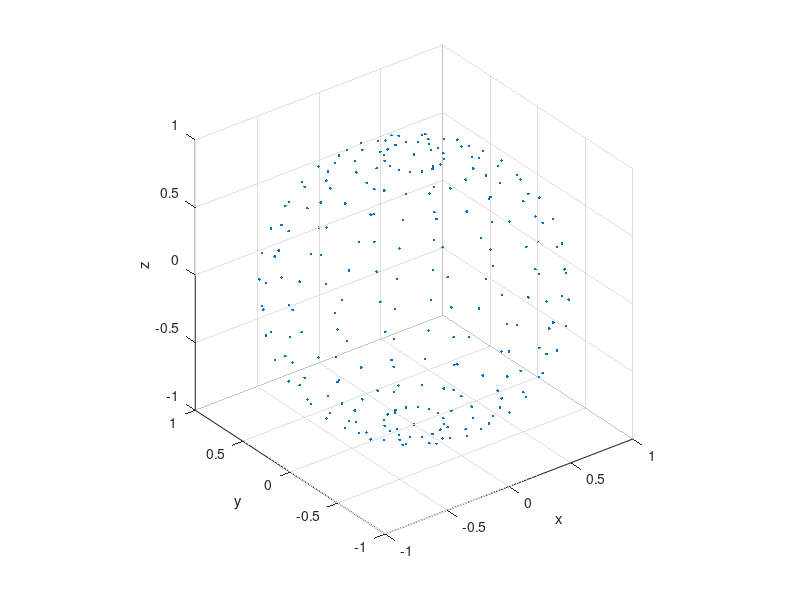

MATLAB code for this plot: (Note: this script raises an error after producing the figure.)
[xSphere,ySphere,zSphere] = sphere(16);          % Points on a sphere
scatter3(xSphere(:),ySphere(:),zSphere(:),'.');  % Plot the points
axis equal;   % Make the axes scales match
hold on;      % Add to the plot
xlabel('x');
ylabel('y');
zlabel('z');
img = imread('peppers.png');     % Load a sample image
xImage = [-0.5 0.5; -0.5 0.5];   % The x data for the image corners
yImage = [0 0; 0 0];             % The y data for the image corners
zImage = [0.5 0.5; -0.5 -0.5];   % The z data for the image corners
surf(xImage,yImage,zImage,...    % Plot the surface
     'CData',img,...
     'FaceColor','texturemap');